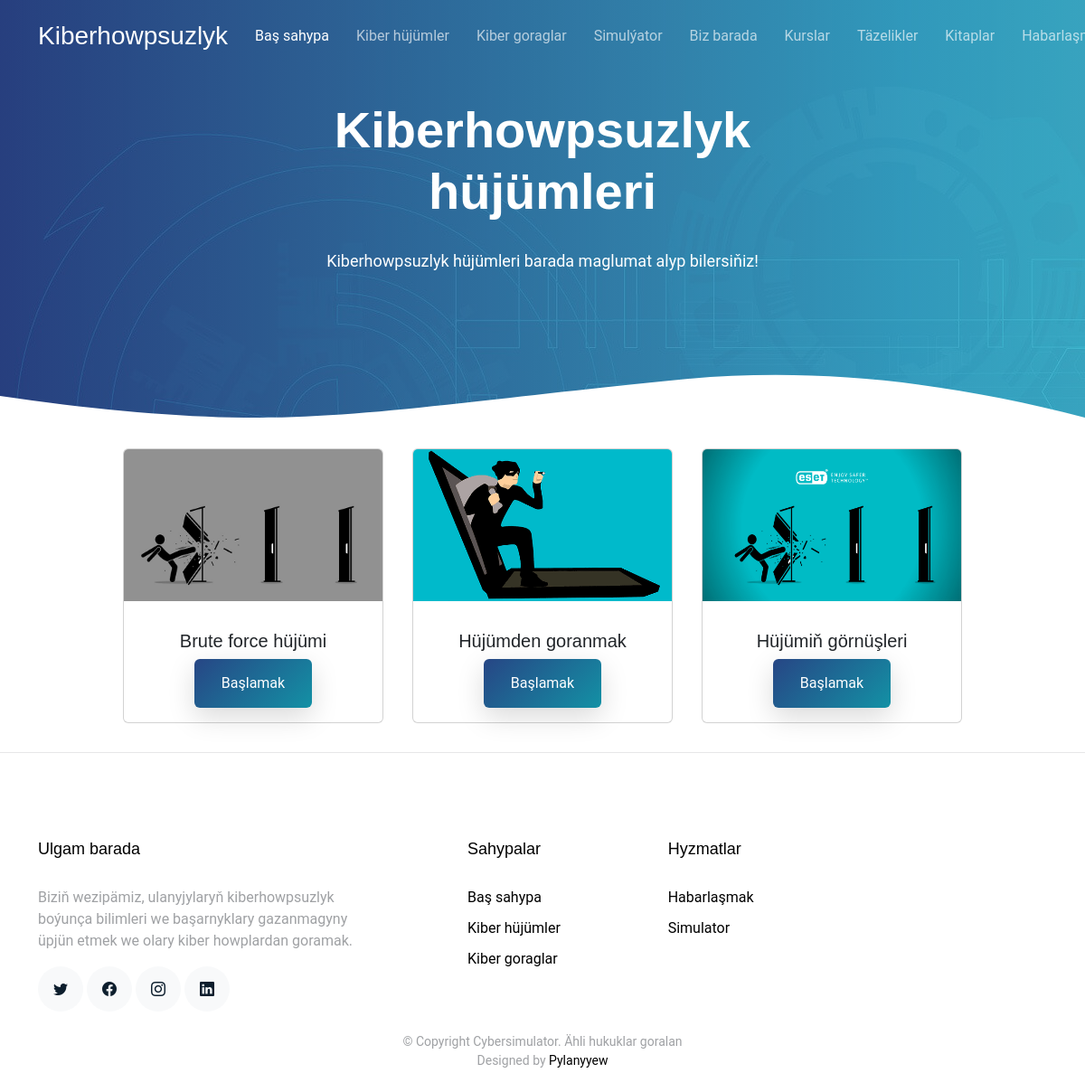
The app's page /cyberattacks/17 with its own data.
### main/models.py (models this page shows)
class CyberAttacks(models.Model):
    name = models.CharField(max_length=100)
    category = models.ForeignKey(CyberAttackCategories, on_delete=models.CASCADE)
    img=models.ImageField(upload_to='img/cyber_attacks')
    context = RichTextField()
    date=models.DateTimeField(auto_now=True)
    def __str__(self):
        return self.name
    class Meta:
        verbose_name_plural = "Cyber_Attacks"
        verbose_name = "Cyber_Attack"
        ordering = ['name']
        db_table = 'cyber_attacks'

### main/views.py (the view)
# urls.py: path('cyberattacks/<int:id>',views.cyberattacks,name='cyberattacks'),
def cyberattacks(request,id):
    cyberattacks = models.CyberAttacks.objects.filter(category__id=id)
    print(cyberattacks)
    context={
        'id':id,
        'cyberattacks':cyberattacks
    }
    return render(request, 'cyberattacks.html',context)

### templates/cyberattacks.html (shortened to what this page needs)
{% extends 'base.html' %}
{% load static %} {% block content %}
<main id="main">
  <section class="hero-section inner-page">
    <div class="wave">
    </div>
    <div class="container">
      <div class="row align-items-center">
        <div class="col-12">
          <div class="row justify-content-center">
            <div class="col-md-7 text-center hero-text">
              <h1 data-aos="fade-up" data-aos-delay="">
                Kiberhowpsuzlyk hüjümleri
              </h1>
              <p class="mb-5" data-aos="fade-up" data-aos-delay="100">
                Kiberhowpsuzlyk hüjümleri barada maglumat alyp bilersiňiz!
              </p>
            </div>
          </div>
        </div>
      </div>
    </div>
  </section>
  <div class="container d-flex justify-content-center">
    {% if cyberattacks %} {% for attack in cyberattacks %}
    <div class="card m-3" style="width: 18rem; height: 19rem">
      <img
        src="{{ attack.img.url }}"
        class="card-img-top"
        width="100"
        height="250"
        alt="{{ attack.name }}"
      />
      <div class="card-body d-flex justify-content-center flex-wrap">
        <h5 class="card-title text-center" style="width: 100%">
          {{ attack.name }}
        </h5>
        <a
          href="{% url 'cyber_detail' id attack.id %}"
          style="padding: 10px; display: flex; align-items: center"
          class="btn btn-primary"
          >Başlamak</a
        >
      </div>
    </div>
    {% endfor %} {% else %}
    <h1>Häzirlikçe maglumat ýok</h1>
    {% endif %}
  </div>
</main>
<hr />
{% endblock %}

### static/assets/css/style.css (style rules this page uses)
html { overflow-x: hidden; }
body { font-family: "Roboto", sans-serif; color: #9fa1a4; line-height: 1.5; }
a { color: #777; text-decoration: none; transition: 0.3s all ease; }
h1, h2, h3, h4, h5, h6, .font-heading { font-family: "Poppins", sans-serif; color: #000; }
.container { z-index: 2; position: relative; }
section { overflow: hidden; }
.btn { border: none; padding: 15px 30px !important; }
.btn.btn-primary { background: #2d71a1; background: linear-gradient(-45deg, #1391a5, #274685); color: #fff; box-shadow: 0 10px 30px 0 rgba(0, 0, 0, 0.15); }
.hero-section { background: linear-gradient( to right, rgba(39, 70, 133, 0.8) 0%, rgba(61, 179, 197, 0.8) 100% ), url(../img/hero-bg.jpg); position: relative; }
.hero-section .wave { width: 100%; overflow: hidden; position: absolute; z-index: 1; bottom: -150px; }
.hero-section .wave svg { width: 100%; }
.hero-section, .hero-section > .container > .row { height: 100vh; min-height: 880px; }
.hero-section.inner-page { height: 60vh; min-height: 0; }
.hero-section.inner-page .hero-text { transform: translateY(-150px); margin-top: -120px; }
.hero-section h1 { font-size: 3.5rem; color: #fff; font-weight: 700; margin-bottom: 30px; }
.hero-section p { font-size: 18px; color: #fff; }

### records on screen
CyberAttacks: img (picture), name "Brute force hüjümi"
CyberAttacks: img (picture), name "Hüjümden goranmak"
CyberAttacks: img (picture), name "Hüjümiň görnüşleri"
